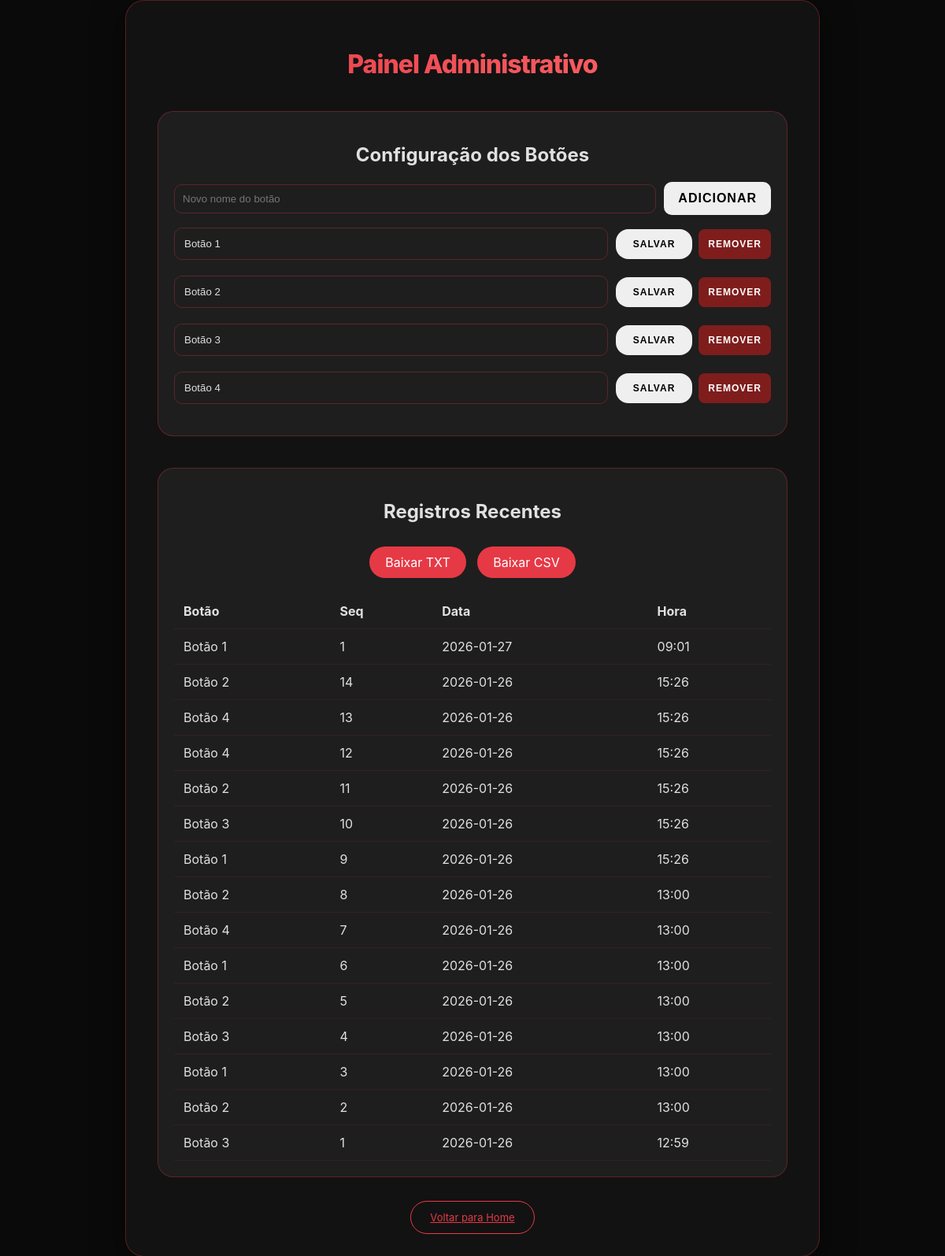
/admin, run on an earlier commit of the app's database.
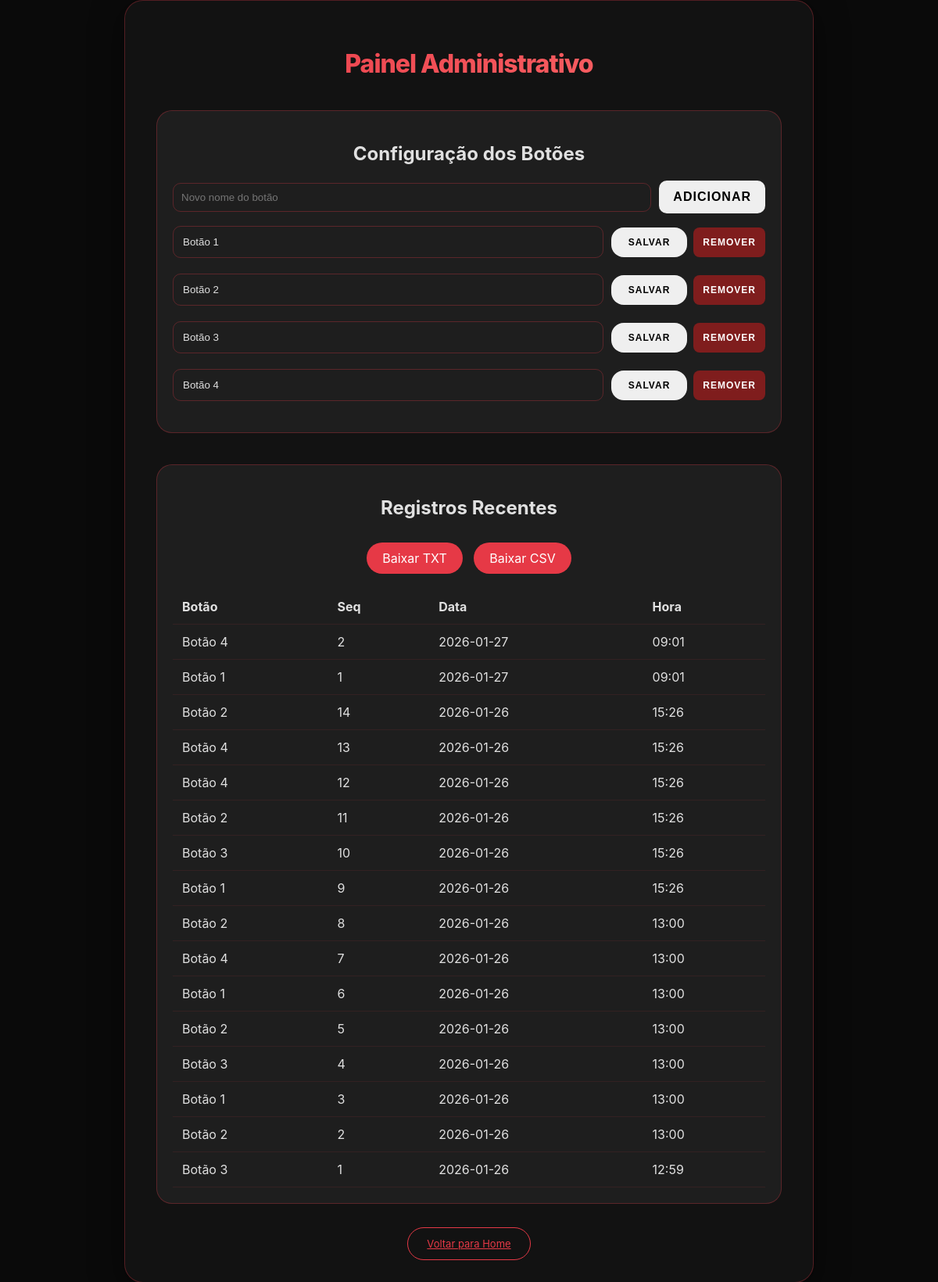
And on a later commit of the database.
### tables this page shows
CREATE TABLE botoes (
            id INTEGER PRIMARY KEY,
            nome TEXT
        );

CREATE TABLE cliques (
            id INTEGER PRIMARY KEY AUTOINCREMENT,
            botao TEXT,
            sequencial INTEGER,
            data TEXT,
            hora TEXT
        );

### app.py (the view)
@app.route('/admin')
def admin():
    conn = sqlite3.connect(DB_PATH)
    c = conn.cursor()
    c.execute("SELECT id, nome FROM botoes ORDER BY id")
    botoes = c.fetchall()
    c.execute("SELECT botao, sequencial, data, hora FROM cliques ORDER BY id DESC LIMIT 50")
    cliques = c.fetchall()
    conn.close()
    return render_template('admin.html', botoes=botoes, cliques=cliques)

### templates/admin.html (shortened to what this page needs)
<!DOCTYPE html>
<html lang="pt">
<head>
    <link rel="stylesheet" href="{{ url_for('static', filename='style.css') }}">
</head>
<body class="dark-mode">
    <div class="container" style="max-width: 800px;">
        <h1>Painel Administrativo</h1>
        <div class="admin-section">
            <h2>Configuração dos Botões</h2>
            <div style="display:flex; gap:10px; margin-bottom:16px; align-items:center;">
                <input type="text" id="new-button-name" placeholder="Novo nome do botão" style="flex:1; padding:10px; border-radius:10px; border:1px solid var(--border-vermelho); background:transparent; color:inherit;">
                <button onclick="addButton()" style="padding:10px 16px; border-radius:10px;">Adicionar</button>
            </div>
            {% for btn in botoes %}
            <div class="config-grid">
                <input type="text" id="name-{{ btn[0] }}" value="{{ btn[1] }}">
                <div style="display:flex; gap:8px; align-items:center;">
                    <button onclick="updateButton({{ btn[0] }})" style="padding: 10px 20px; font-size: 12px;">Salvar</button>
                    <button onclick="deleteButton({{ btn[0] }})" style="padding: 10px; font-size: 12px; background:#7f1d1d; color:white; border-radius:8px;">Remover</button>
                </div>
            </div>
            {% endfor %}
        </div>
        <div class="admin-section">
            <h2>Registros Recentes</h2>
            <a href="/admin/export" class="export-btn">Baixar TXT</a>
            <a href="/admin/export_csv" class="export-btn" style="margin-left:10px">Baixar CSV</a>
            <div class="table-container">
                <table>
                    <thead>
                        <tr>
                            <th>Botão</th>
                            <th>Seq</th>
                            <th>Data</th>
                            <th>Hora</th>
                        </tr>
                    </thead>
                    <tbody>
                        {% for log in cliques %}
                        <tr>
                            <td>{{ log[0] }}</td>
                            <td>{{ log[1] }}</td>
                            <td>{{ log[2] }}</td>
                            <td>{{ log[3] }}</td>
                        </tr>
                        {% endfor %}
                    </tbody>
                </table>
            </div>
        </div>
        <a href="/" id="toggleMode">Voltar para Home</a>
    </div>
</body>
</html>

### static/style.css (style rules this page uses)
:root { --preto: #0a0a0a; --branco: #ffffff; --vermelho-primario: #e63946; --vermelho-hover: #c1121f; --cinza-dark: #121212; --cinza-light: #f8f9fa; --texto-dark: #e0e0e0; --texto-light: #2d3436; --shadow-light: 0 10px 30px rgba(230, 57, 70, 0.1); --shadow-dark: 0 10px 40px rgba(0, 0, 0, 0.5); --border-vermelho: rgba(230, 57, 70, 0.3); }
body { margin: 0; font-family: 'Inter', 'Segoe UI', system-ui, -apple-system, sans-serif; transition: background-color 0.4s cubic-bezier(0.4, 0, 0.2, 1), color 0.4s; display: flex; justify-content: center; align-items: center; min-height: 100vh; overflow: hidden; }
.container { max-width: 500px; width: 90%; padding: 40px; border-radius: 24px; text-align: center; position: relative; z-index: 1; border: 1px solid var(--border-vermelho); }
h1 { margin-bottom: 40px; font-weight: 800; letter-spacing: -1px; background: linear-gradient(135deg, var(--vermelho-primario), #ff6b6b); -webkit-background-clip: text; -webkit-text-fill-color: transparent; }
button { padding: 24px; font-size: 16px; font-weight: 700; cursor: pointer; border: 2px solid transparent; border-radius: 16px; transition: all 0.3s cubic-bezier(0.4, 0, 0.2, 1); text-transform: uppercase; letter-spacing: 1px; }
body.dark-mode { background-color: var(--preto); color: var(--texto-dark); }
body.dark-mode .container { background-color: var(--cinza-dark); box-shadow: var(--shadow-dark); }
#toggleMode { margin-top: 30px; padding: 12px 24px; font-size: 13px; background: transparent; border: 1.5px solid var(--vermelho-primario); color: var(--vermelho-primario); box-shadow: none; border-radius: 30px; }

### templates/admin.html (style rules this page uses)
.admin-section { margin-bottom: 40px; background: rgba(255, 255, 255, 0.05); padding: 20px; border-radius: 20px; border: 1px solid var(--border-vermelho); }
.config-grid { display: grid; grid-template-columns: 1fr auto; gap: 10px; align-items: center; margin-bottom: 20px; }
input[type="text"] { padding: 12px; border-radius: 10px; border: 1px solid var(--border-vermelho); background: transparent; color: inherit; }
.table-container { overflow-x: auto; margin-top: 20px; }
table { width: 100%; border-collapse: collapse; text-align: left; }
th, td { padding: 12px; border-bottom: 1px solid rgba(230, 57, 70, 0.1); }
.export-btn { background: var(--vermelho-primario); color: white; padding: 10px 20px; border-radius: 30px; text-decoration: none; display: inline-block; margin-top: 10px; }

What changed in the data, as far as the page shows it:
added cliques: botao "Botão 4", sequencial "2", data "2026-01-27", hora "09:01"
